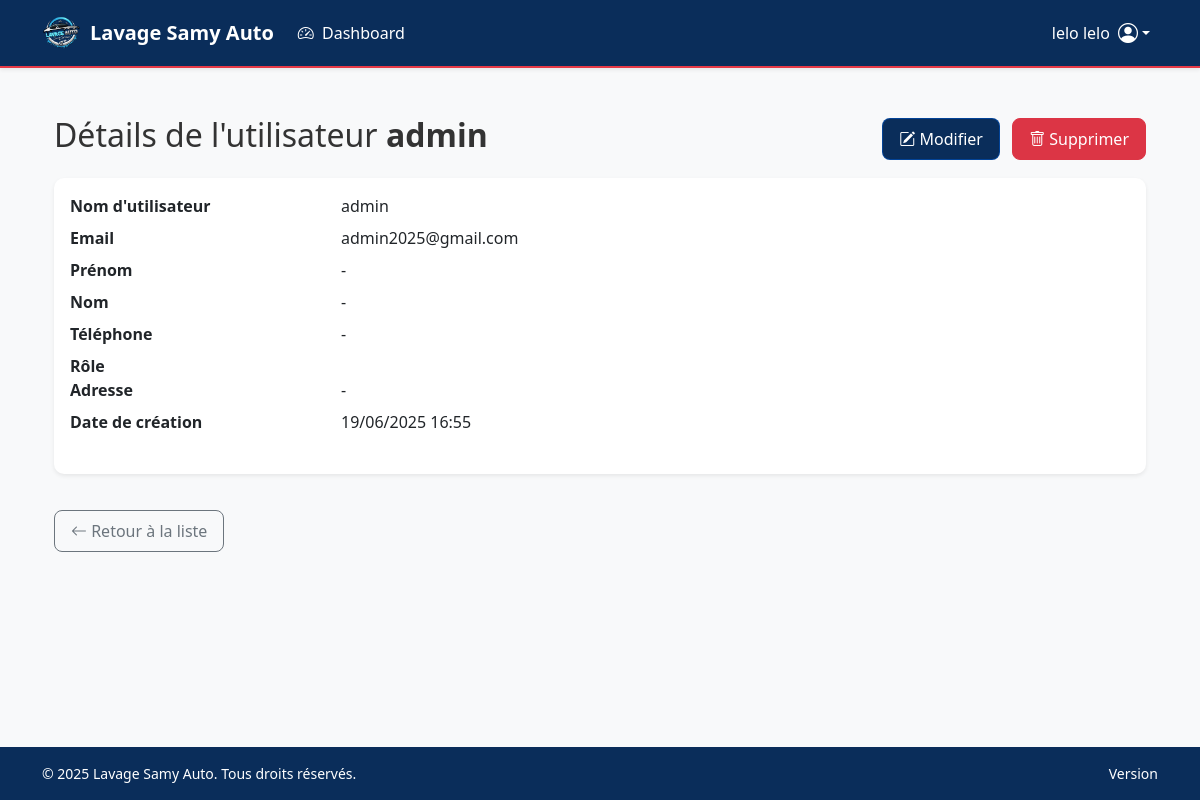
The app's page /gestion/utilisateurs/1/ (signed in), older data.
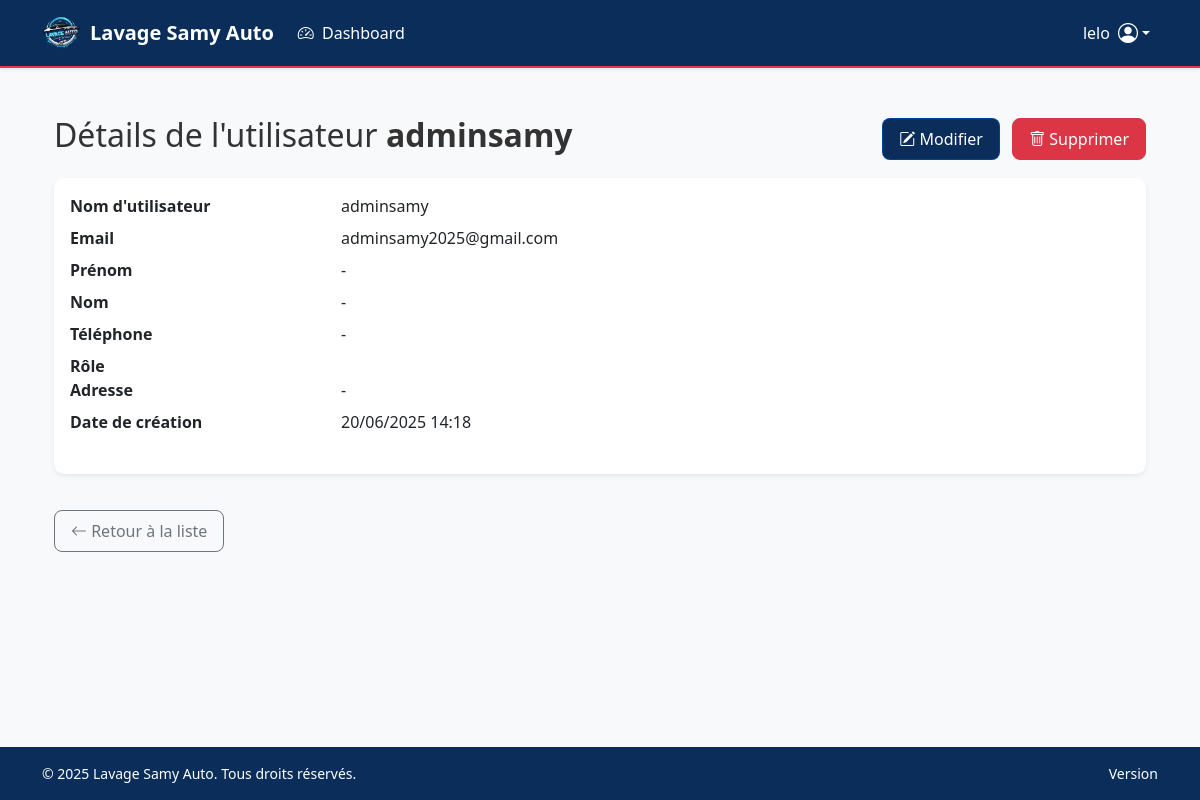
The same page, newer data.
### core/models.py (models this page shows, shortened)
class User(AbstractUser):
    ROLES = (
        ('admin', 'Admin'),
        ('caissier', 'Caissier'),
        ('laveur', 'Laveur'),
        ('superviseur', 'Superviseur'),
    )
    email = models.EmailField(unique=True)
    USERNAME_FIELD = 'email'
    REQUIRED_FIELDS = ['username']  # username est toujours requis pour AbstractUser
    nom_complet = models.CharField(max_length=100)
    role = models.CharField(max_length=20, choices=ROLES)
    telephone = models.CharField(max_length=20, blank=True)
    adresse = models.CharField(max_length=255, blank=True)
    date_creation = models.DateTimeField(auto_now_add=True)
    class Meta:
        ordering = ['-date_creation']

### gestion/views.py (the view)
# urls.py: path('utilisateurs/<int:pk>/', views.UserDetailView.as_view(), name='utilisateur-detail'),
class UserDetailView(LoginRequiredMixin, UserPassesTestMixin, DetailView):
    model = User
    template_name = 'gestion/utilisateurs/detail.html'
    context_object_name = 'user_detail'
    def test_func(self):
        return self.request.user.role == 'admin'

### gestion/templates/gestion/utilisateurs/detail.html (shortened to what this page needs)
{% extends "base.html" %}
{% block content %}
<div class="container mt-4">
  <div class="d-flex justify-content-between align-items-center mb-3">
    <h2>Détails de l'utilisateur <strong>{{ user_detail.username }}</strong></h2>
    <div>
      <a href="{% url 'gestion:utilisateur-update' user_detail.pk %}" class="btn btn-primary me-2">
        <i class="bi bi-pencil-square"></i> Modifier
      </a>
      <a href="{% url 'gestion:utilisateur-delete' user_detail.pk %}" class="btn btn-danger">
        <i class="bi bi-trash"></i> Supprimer
      </a>
    </div>
  </div>
  <div class="card shadow-sm">
    <div class="card-body">
      <dl class="row">
        <dt class="col-sm-3">Nom d'utilisateur</dt>
        <dd class="col-sm-9">{{ user_detail.username }}</dd>
        <dt class="col-sm-3">Email</dt>
        <dd class="col-sm-9">{{ user_detail.email }}</dd>
        <dt class="col-sm-3">Prénom</dt>
        <dd class="col-sm-9">{{ user_detail.first_name|default:"-" }}</dd>
        <dt class="col-sm-3">Nom</dt>
        <dd class="col-sm-9">{{ user_detail.last_name|default:"-" }}</dd>
        <dt class="col-sm-3">Téléphone</dt>
        <dd class="col-sm-9">{{ user_detail.telephone|default:"-" }}</dd>
        <dt class="col-sm-3">Rôle</dt>
        <dd class="col-sm-9">{{ user_detail.role }}</dd>
        <dt class="col-sm-3">Adresse</dt>
        <dd class="col-sm-9">{{ user_detail.adresse|default:"-" }}</dd>
        <dt class="col-sm-3">Date de création</dt>
        <dd class="col-sm-9">{{ user_detail.date_joined|date:"d/m/Y H:i" }}</dd>
      </dl>
    </div>
  </div>
  <a href="{% url 'gestion:utilisateur-list' %}" class="btn btn-outline-secondary mt-3">
    <i class="bi bi-arrow-left"></i> Retour à la liste
  </a>
</div>
{% endblock %}

### core/templates/base.html (shortened to what this page needs)
{% load static %}
<!DOCTYPE html>
<html lang="fr" data-bs-theme="light">
<head>
    <link href="https://cdn.jsdelivr.net/npm/bootstrap@5.3.0/dist/css/bootstrap.min.css" rel="stylesheet">
    <link rel="stylesheet" href="https://cdn.jsdelivr.net/npm/bootstrap-icons@1.10.0/font/bootstrap-icons.css">
    <link href="{% static 'core/css/styles.css' %}" rel="stylesheet">
</head>
<body class="d-flex flex-column min-vh-100">
   <nav class="navbar navbar-expand-lg navbar-dark sticky-top shadow-sm" style="background-color: #0a2d5a; border-bottom: 2px solid #e63946;">
        <div class="container">
            <a class="navbar-brand d-flex align-items-center" href="{% url 'gestion:dashboard' %}">
                <img src="{% static 'core/images/logo.png' %}"
                     alt="Logo Lavage Samy Auto"
                     width="40"
                     height="40"
                     class="d-inline-block align-top me-2"
                     loading="lazy">
                <span class="fw-bold">Lavage Samy Auto</span>
            </a>
            <div class="collapse navbar-collapse" id="mainNavbar">
                <ul class="navbar-nav me-auto">
                    {% if user.is_authenticated %}
                        <li class="nav-item">
                            <a class="nav-link {% if request.resolver_match.url_name == 'dashboard' %}active{% endif %}"
                               href="{% url 'gestion:dashboard' %}">
                                <i class="bi bi-speedometer2 me-1"></i> Dashboard
                            </a>
                        </li>
                    {% endif %}
                </ul>
                <ul class="navbar-nav">
                    {% if user.is_authenticated %}
                    <li class="nav-item dropdown">
                        <a class="nav-link dropdown-toggle d-flex align-items-center"
                           href="#"
                           role="button"
                           data-bs-toggle="dropdown"
                           aria-expanded="false">
                            <span class="me-2 d-none d-sm-inline">{{ user.get_full_name|default:user.username }}</span>
                            <i class="bi bi-person-circle fs-5"></i>
                        </a>
                    </li>
                    {% else %}
                    <li class="nav-item">
                        <a class="nav-link" href="{% url 'login' %}">
                            <i class="bi bi-box-arrow-in-right me-1"></i> Connexion
                        </a>
                    </li>
                    {% endif %}
                </ul>
            </div>
        </div>
    </nav>
    <main class="container flex-grow-1 my-4">
        {% block content %}{% endblock %}
    </main>
  <footer class="py-3 mt-auto" style="background-color: #0a2d5a; color: white;">
        <div class="container">
            <div class="row align-items-center">
                <div class="col-md-6 text-center text-md-start">
                    <p class="mb-0 small">
                        &copy; {% now "Y" %} Lavage Samy Auto. Tous droits réservés.
                    </p>
                </div>
                <div class="col-md-6 text-center text-md-end">
                    <p class="mb-0 small">
                        Version {{ APP_VERSION }}
                    </p>
                </div>
            </div>
        </div>
    </footer>
</body>
</html>

Row changes from the older to the newer data that the page shows:
changed User: get_full_name "lelo lelo" → "lelo"
changed User: username "admin" → "adminsamy"; email "admin2025@gmail.com" → "adminsamy2025@gmail.com"; date_joined "19/06/2025 16:55" → "20/06/2025 14:18"
